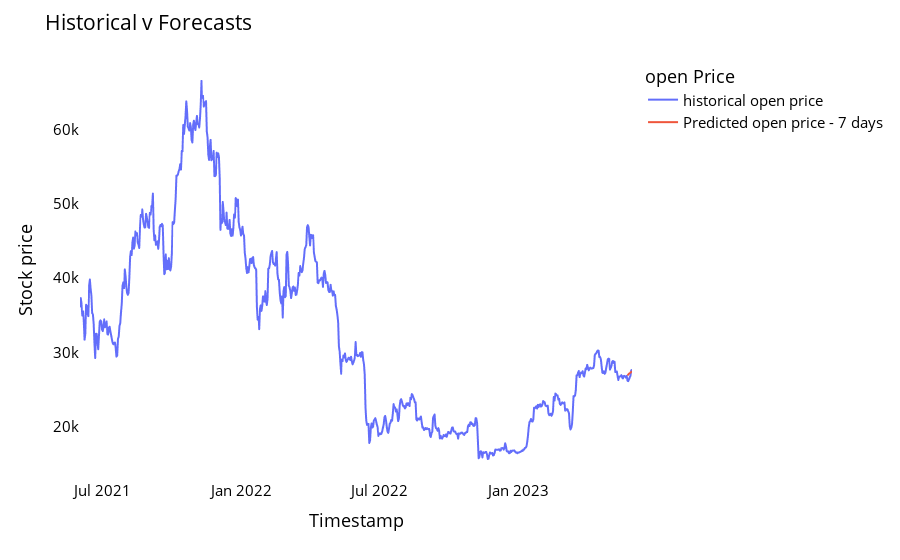

Notebook code cell kept with this figure:
### Code cell
names = cycle(['historical open price','Predicted open price - 7 days'])

fig = px.line(df_proj,x=df_proj.index, y=[open_stock_full['open'],df_proj['Predict open']],
              labels={'value': 'Stock price','index': 'Timestamp'})
fig.update_layout(title_text='Historical v Forecasts',
                  plot_bgcolor='white', font_size=15, font_color='black',legend_title_text='open Price')

fig.for_each_trace(lambda t:  t.update(name = next(names)))

fig.update_xaxes(showgrid=False)
fig.update_yaxes(showgrid=False)
fig.show()

### Figure 1 — Plotly figure (JSON) as saved in the notebook; plotly's stock layout.template omitted (floating-point values rounded to 4 significant figures; data arrays with more than 128 entries replaced by an {"elided": "..."} marker saying what was removed)
{"data": [{"hovertemplate": "variable=wide_variable_0<br>Timestamp=%{x}<br>Stock price=%{y}<extra></extra>", "legendgroup": "wide_variable_0", "line": {"color": "#636efa", "dash": "solid"}, "marker": {"symbol": "circle"}, "mode": "lines", "name": "historical open price", "showlegend": true, "type": "scattergl", "x": {"elided": "728 str values"}, "xaxis": "x", "y": {"elided": "728 float values"}, "yaxis": "y"}, {"hovertemplate": "variable=Predict open<br>Timestamp=%{x}<br>Stock price=%{y}<extra></extra>", "legendgroup": "Predict open", "line": {"color": "#EF553B", "dash": "solid"}, "marker": {"symbol": "circle"}, "mode": "lines", "name": "Predicted open price - 7 days", "showlegend": true, "type": "scattergl", "x": {"elided": "728 str values"}, "xaxis": "x", "y": {"elided": "728 float values"}, "yaxis": "y"}], "layout": {"autosize": true, "font": {"color": "black", "size": 15}, "legend": {"title": {"text": "open Price"}, "tracegroupgap": 0}, "margin": {"t": 60}, "plot_bgcolor": "white", "title": {"text": "Historical v Forecasts"}, "xaxis": {"anchor": "y", "autorange": true, "domain": [0, 1], "range": ["2021-06-02", "2023-05-30"], "showgrid": false, "title": {"text": "Timestamp"}, "type": "date"}, "yaxis": {"anchor": "x", "autorange": true, "domain": [0, 1], "range": [12820.0, 69350.0], "showgrid": false, "title": {"text": "Stock price"}, "type": "linear"}}}
